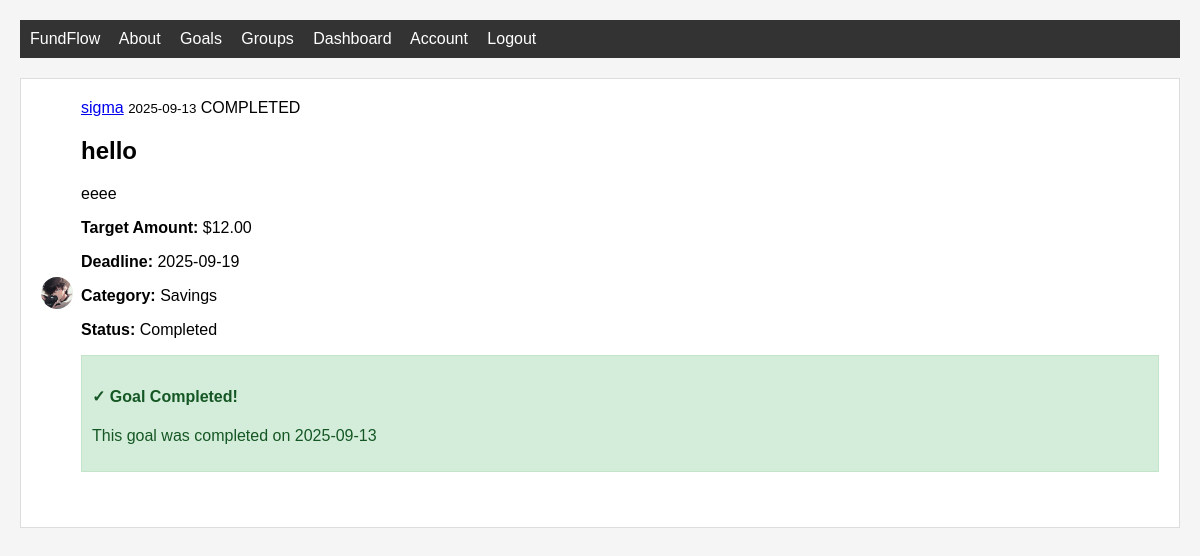
The page /goal/1 (signed in) on the database its author committed.
### home/db_models.py (models this page shows, shortened)
class User(db.Model, UserMixin):
    id = db.Column(db.Integer, primary_key=True)
    username = db.Column(db.String(20), unique=True, nullable=False)
    email = db.Column(db.String(120), unique=True, nullable=False)
    image_file = db.Column(db.String(20), nullable=False, default='default.jpg')
    password = db.Column(db.String(60), nullable=False)
    goals = db.relationship('Goal', backref='owner', lazy=True)
    savings = db.Column(db.Float, nullable=False, default=0.0)
    group_memberships = db.relationship('GroupMember', backref='user', lazy=True)
    __table_args__ = (
        CheckConstraint('savings >= 0', name='check_savings_non_negative'),
    )

class Goal(db.Model):
    id = db.Column(db.Integer, primary_key=True)
    title = db.Column(db.String(100), nullable=False)
    date_time = db.Column(db.DateTime, nullable=False, default=datetime.utcnow)
    description = db.Column(db.Text, nullable=False)
    url = db.Column(db.String(100), nullable=True)
    target_amount = db.Column(db.Float, nullable=False)
    current_amount = db.Column(db.Float, nullable=False, default=0.0)
    deadline = db.Column(db.DateTime, nullable=True)
    category = db.Column(db.String(50), nullable=True)
    status = db.Column(db.String(20), nullable=False, default='active')
    user_id = db.Column(db.Integer, db.ForeignKey('user.id'), nullable=False)
    __table_args__ = (
        CheckConstraint('target_amount > 0', name='check_target_amount_positive'),
    )

### home/routes.py (the view)
@app.route("/goal/<int:goal_id>")
@login_required
def goal(goal_id):
    goal = Goal.query.get_or_404(goal_id)
    return render_template('goal.html', title=goal.title, goal=goal)

### home/db_models.py (called while the page is built)
@login_manager.user_loader
def load_user(user_id):
    return User.query.get(int(user_id))

### home/templates/goal.html (shortened to what this page needs)
{% extends "layout.html" %}
{% block content %}
    <article class="media content-section {% if goal.status == 'completed' %}border-success bg-light{% endif %}">
        <img class="profile-img-small" src="{{ url_for('static', filename='profile_pics/' + goal.owner.image_file) }}">
        <div class="media-body">
            <div class="article-metadata">
                <a class="mr-2" href="{{ url_for('user_goals', username=goal.owner.username)}}">{{ goal.owner.username }}</a>
                <small class="text-muted"> {{ goal.date_time.strftime('%Y-%m-%d') }}</small>
                {% if goal.status == 'completed' %}
                    <span class="badge bg-success ms-2">COMPLETED</span>
                {% endif %}
            </div>
            <h2 class="article-title">{{ goal.title }}</h2>
            <p class="article-content">{{ goal.description }}</p>
            <div class="mt-3">
                <p><strong>Target Amount:</strong> ${{ '%.2f'|format(goal.target_amount) }}</p>
                {% if goal.deadline %}
                    <p><strong>Deadline:</strong> {{ goal.deadline.strftime('%Y-%m-%d') }}</p>
                {% endif %}
                {% if goal.category %}
                    <p><strong>Category:</strong> {{ goal.category.title() }}</p>
                {% endif %}
                <p><strong>Status:</strong> {{ goal.status.title() }}</p>
            </div>
            <div class="mt-4">
                {% if goal.status != 'completed' and current_user.savings >= goal.target_amount and goal.user_id == current_user.id %}
                    <form method="POST" action="{{ url_for('complete_goal', goal_id=goal.id) }}" style="display: inline;">
                        <button type="submit" class="btn btn-success btn-lg">Complete & Spend ${{ '%.2f'|format(goal.target_amount) }}</button>
                    </form>
                {% elif goal.status == 'completed' %}
                    <div class="alert alert-success">
                        <h4>✓ Goal Completed!</h4>
                        <p>This goal was completed on {{ goal.date_time.strftime('%Y-%m-%d') }}</p>
                    </div>
                {% elif current_user.savings < goal.target_amount and goal.user_id == current_user.id %}
                    <div class="alert alert-warning">
                        <h4>⚠ Insufficient Funds</h4>
                        <p>You need ${{ '%.2f'|format(goal.target_amount - current_user.savings) }} more to complete this goal.</p>
                    </div>
                {% endif %}
            </div>
        </div>
    </article>
{% endblock %}

### home/static/main.css (style rules this page uses)
body { font-family: Arial, sans-serif; margin: 20px; background-color: #f5f5f5; transition: background-color 0.3s ease, color 0.3s ease; }
body.light-theme { background-color: #f5f5f5; color: #000000; }
.alert { padding: 10px; margin-bottom: 15px; border: 1px solid transparent; }
.alert-success { background-color: #d4edda; border-color: #c3e6cb; color: #155724; }
.profile-img-small { height: 32px; width: 32px; border-radius: 50%; margin-right: 8px; vertical-align: middle; }
.media { display: flex; align-items: center; margin-bottom: 20px; }
.media-body { flex: 1; }

### rows shown on the page
User: image_file (placeholder picture), owner.username "sigma"
Goal: date_time "2025-09-13", title "hello", description "eeee", target_amount "12.00", deadline "2025-09-19", category "Savings", status "Completed"
